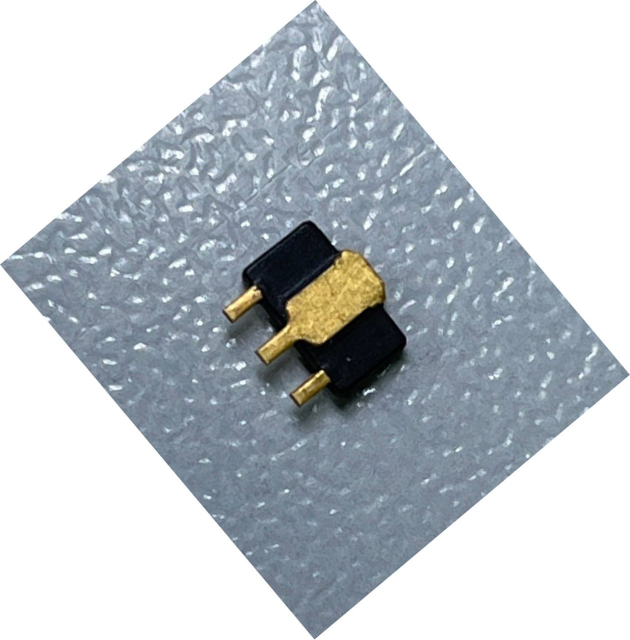
#> input picture 2wo/photo_2023-09-13_16-42-11.jpg, 1260 x 1280 px, found by its file name (shown at 1/2 size)
$ python test_5.py
#> lines starting #> are read from the running program, lines starting #| are printed output that depends on the picture
import numpy as np
import cv2 as cv
from PIL import Image

fn = "2wo/photo_2023-09-13_16-42-11.jpg"
# fn = "2wo/test_photo1.jpg"

with Image.open(fn) as img1:
#> img1 is the input picture: PIL image 1260x1280 RGB; mean R, G, B 192.3, 198.3, 203.3
    img1.load()
x,y = img1.size
#> x = 1260; y = 1280
box = (x/2-400,y/2-300,x/2+400,y/2+300)
#> box = (230, 340, 1030, 940)
imgs = img1.crop(box)
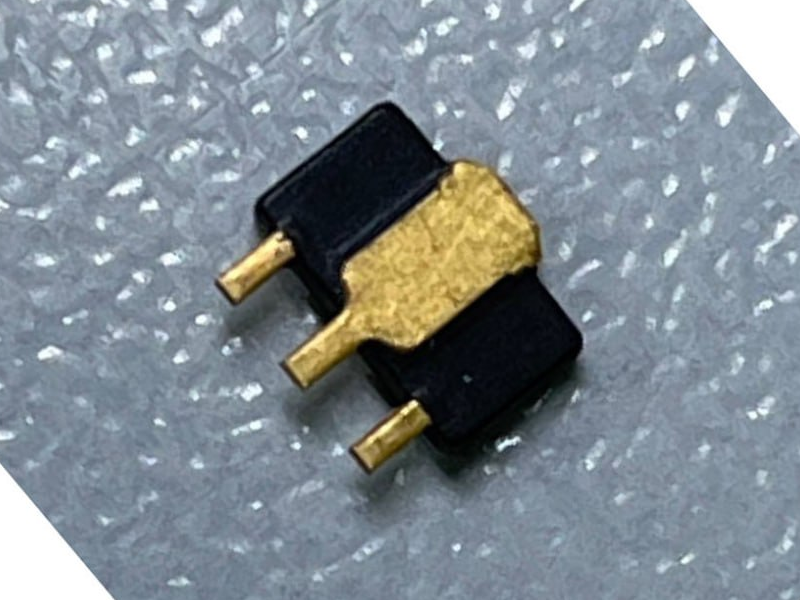
#> imgs: PIL image 800x600 RGB; mean R, G, B 128, 137.8, 144.8
imgs.save('Push0.jpg')

img = cv.imread("Push0.jpg")
cv.imshow("DisplayN", img)
cv.waitKey(0)
cv.destroyAllWindows()

$ run again, with 2wo/test_photo1.jpg copied over 2wo/photo_2023-09-13_16-42-11.jpg
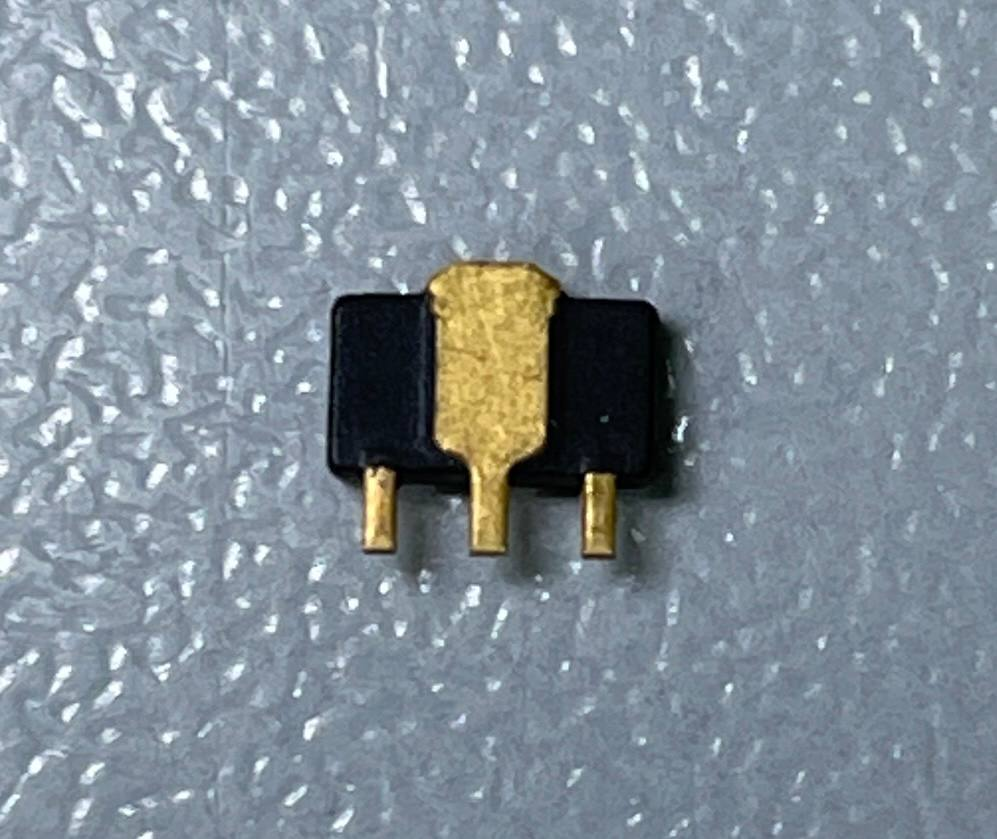
#> input picture 2wo/test_photo1.jpg, 997 x 839 px, found by its file name
#> img1 is the input picture: PIL image 997x839 RGB; mean R, G, B 130.1, 142.1, 151.7
#> `imgs = img1.crop(box)`:
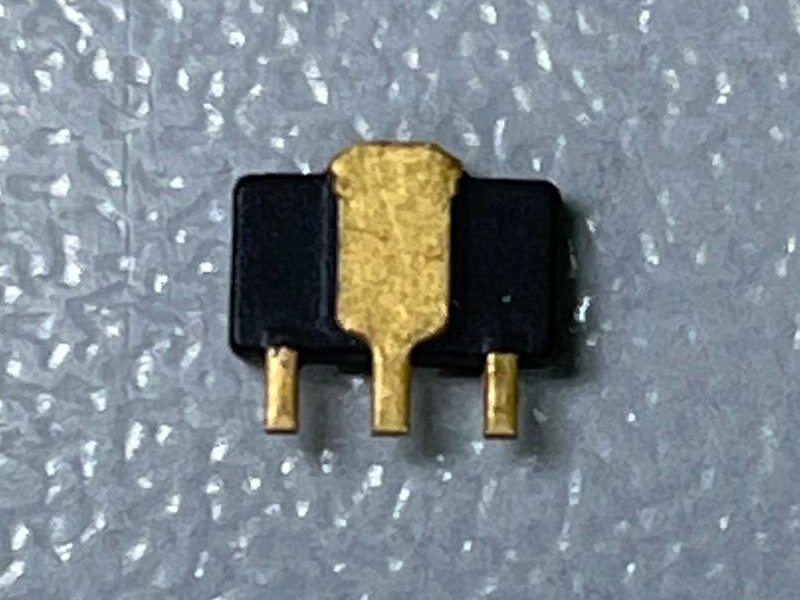
#> imgs: PIL image 800x600 RGB; mean R, G, B 124.8, 135, 141.7

$ run again, with 2wo/photo_2023-09-13_16-42-13.jpg copied over 2wo/photo_2023-09-13_16-42-11.jpg
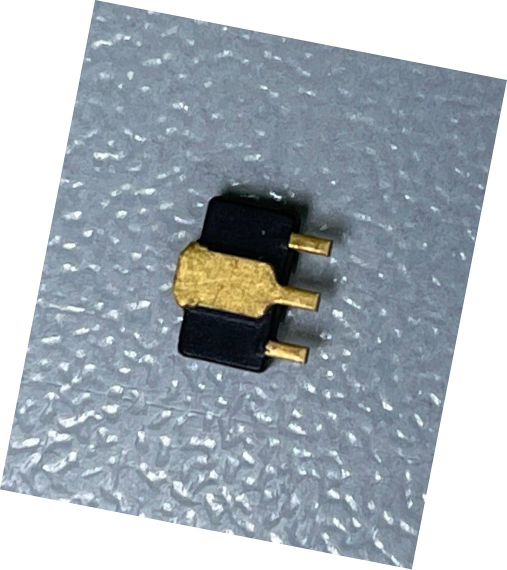
#> input picture 2wo/photo_2023-09-13_16-42-13.jpg, 1014 x 1139 px, found by its file name (shown at 1/2 size)
#> img1 is the input picture: PIL image 1014x1139 RGB; mean R, G, B 164.5, 173.2, 180.3
#> `imgs = img1.crop(box)`:
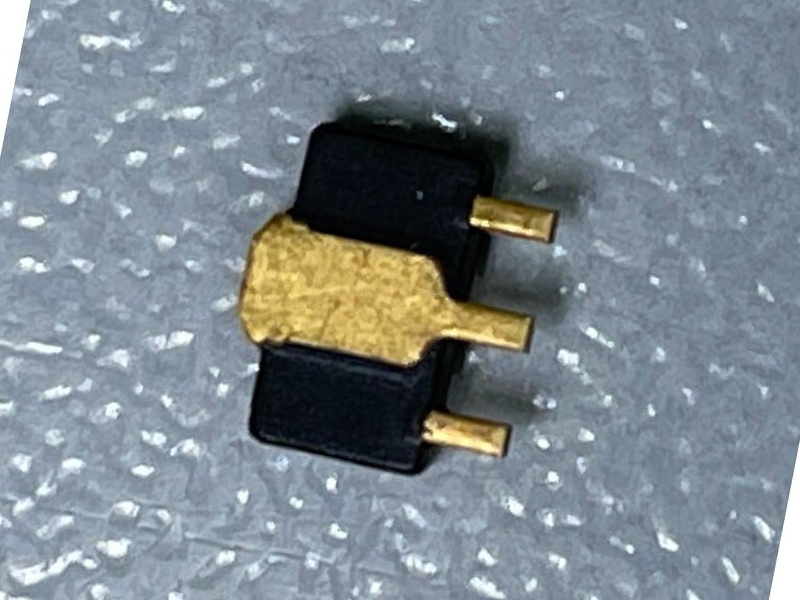
#> imgs: PIL image 800x600 RGB; mean R, G, B 124.9, 135, 142
